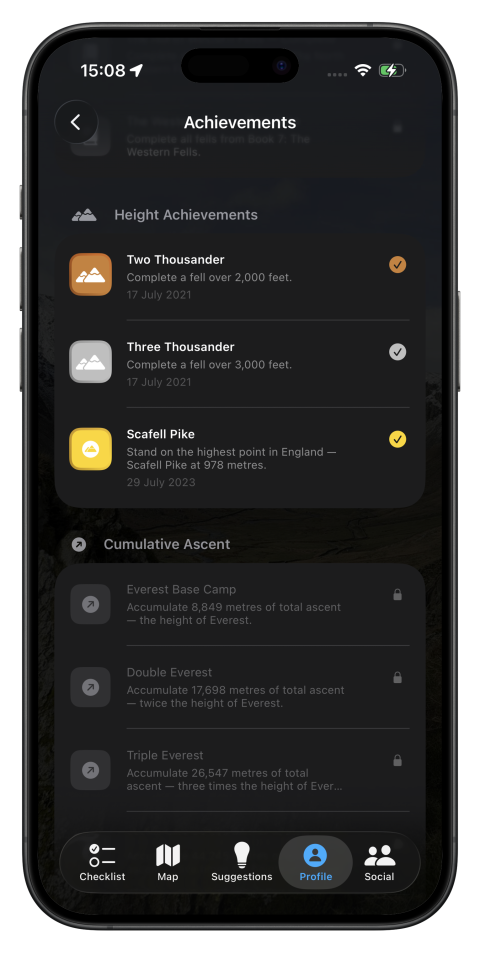
#> input picture images/detail-achievement-960w.webp, 960 x 1905 px (shown at 1/2 size)
$ python -i frame_screenshots.py   (imports and definitions only)
#> lines starting #> are read from the running program, lines starting #| are printed output that depends on the picture; after the words box and inside, x2 and y2 are one past the last pixel; in counts of white or black regions, pixels touching at a corner belong together
#> further down, picture is the input picture: PIL image 960x1905 RGBA; mean R, G, B, A 29, 29, 29, 218.8
#!/usr/bin/env python3
"""
frame_screenshots.py  —  Screenshot the Simulator (with device chrome) or composite into a frame PNG

── Recommended: capture the Simulator window as-is ──────────────────────────
  Navigate the Simulator to a screen, then:

    python3 tools/frame_screenshots.py --capture checklist --window --out-dir images/ --webp

  Uses macOS screencapture to grab the Simulator window including its rendered
  device chrome (Dynamic Island, buttons, bezel). No frame PNG needed.

── Alternative: composite into a downloaded frame PNG ───────────────────────
  Download a device frame PNG with a TRANSPARENT screen cutout from mockuphone.com
  and save as  tools/frame-dark.png  /  tools/frame-light.png, then:

    python3 tools/frame_screenshots.py --capture checklist --out-dir images/ --webp

── Other modes ───────────────────────────────────────────────────────────────
  Single file:
    python3 tools/frame_screenshots.py raw.png --style dark --window --out images/screen-foo.png --webp

  Batch:
    python3 tools/frame_screenshots.py --batch raw/ --out-dir images/ --style dark --webp

Output naming:
    dark   →  images/screen-{name}.png
    light  →  images/screen-{name}-light.png

Requirements:
    pip3 install Pillow
    Xcode command-line tools  (xcrun, used in --capture mode)
"""

import sys
import argparse
import subprocess
import tempfile
import time
from pathlib import Path
from typing import Optional

try:
    from PIL import Image
except ImportError:
    sys.exit("Pillow not found. Install with:  pip3 install Pillow")

SCRIPT_DIR = Path(__file__).parent


# ── Frame helpers ─────────────────────────────────────────────────────────────

def find_screen_bbox(frame: Image.Image):
    """
    Return (left, top, right, bottom) of the transparent screen cutout in the frame.
    Raises ValueError if no transparent region is found.
    """
    if frame.mode != 'RGBA':
        frame = frame.convert('RGBA')
    _, _, _, alpha = frame.split()
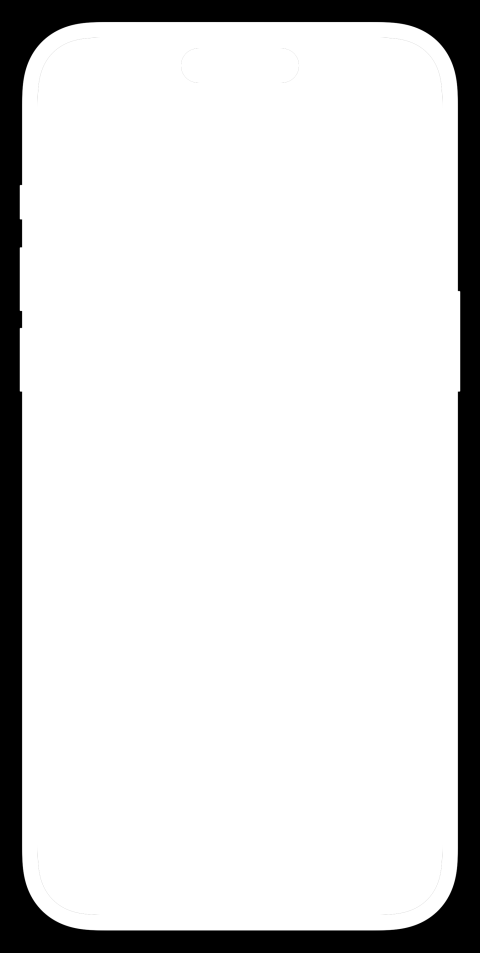
#> alpha: PIL image 960x1905 L (shown at 1/2 size); min 0, max 255, mean 218.8
    # Transparent pixels (alpha < 30) mark the screen area
    mask = alpha.point(lambda v: 255 if v < 30 else 0)
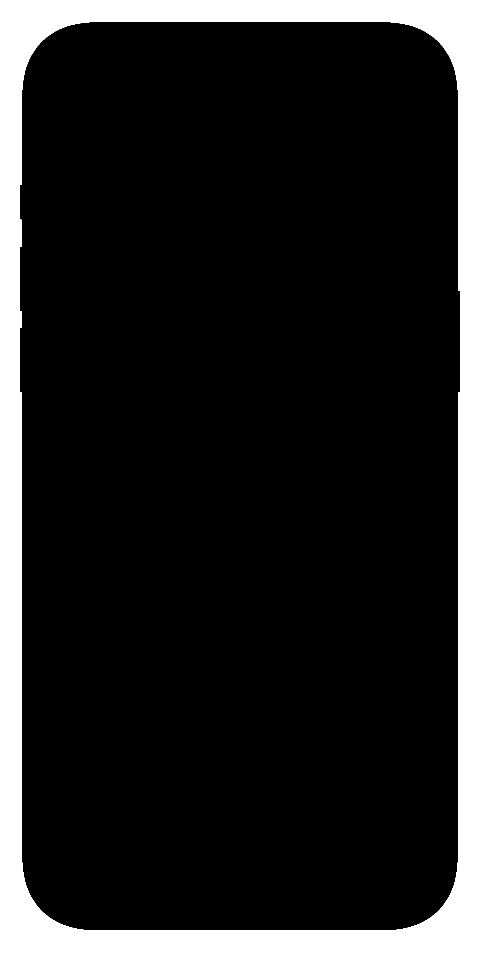
#> mask: PIL image 960x1905 L (shown at 1/2 size); 14.1% white; 1 white region, box (x1, y1, x2, y2) and area: (0, 0, 960, 1905) 257878
    bbox = mask.getbbox()
#> bbox = (0, 0, 960, 1905)
    if not bbox:
        raise ValueError(
            "No transparent screen area found in frame PNG.\n"
            "Make sure you downloaded a frame with a transparent screen cutout."
        )
    return bbox


# [69 lines left out: functions composite, resolve_frame, to_webp, _run, not called in this run]


def sim_get_appearance():
    return _run(['xcrun', 'simctl', 'ui', 'booted', 'appearance'])


def sim_set_appearance(mode):
    print(f"  appearance → {mode}")
    _run(['xcrun', 'simctl', 'ui', 'booted', 'appearance', mode])


def sim_screenshot(path: Path):
    _run(['xcrun', 'simctl', 'io', 'booted', 'screenshot', str(path)])


_SIM_STATUS_BAR_OVERRIDES = [
    '--time', '9:41',
    '--dataNetwork', 'wifi',
    '--wifiMode', 'active',
    '--wifiBars', '3',
    '--cellularMode', 'active',
    '--cellularBars', '4',
    '--batteryState', 'charged',
    '--batteryLevel', '100',
]


# [240 lines left out: functions sim_status_bar_set, sim_status_bar_clear, _sim_window_id, _crop_to_device, capture_sim_window, capture_and_frame and 1 more, not called in this run]


# [2 lines not run here, left out]

>>> from PIL import Image
>>> picture = Image.open('../images/detail-achievement-960w.webp')
>>> result = find_screen_bbox(picture)
#> result = (0, 0, 960, 1905)

$ run again, on images/detail-fell.png
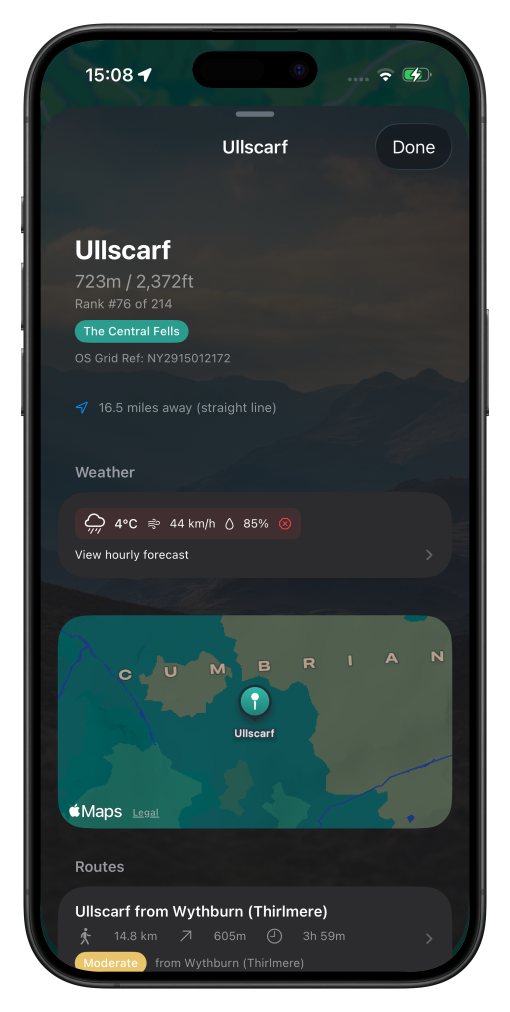
#> input picture images/detail-fell.png, 1530 x 3036 px (shown at 1/3 size)
#> picture is the input picture: PIL image 1530x3036 RGBA; mean R, G, B, A 36.3, 47.5, 47, 218.8
#> in find_screen_bbox, `_, _, _, alpha = frame.split()`:
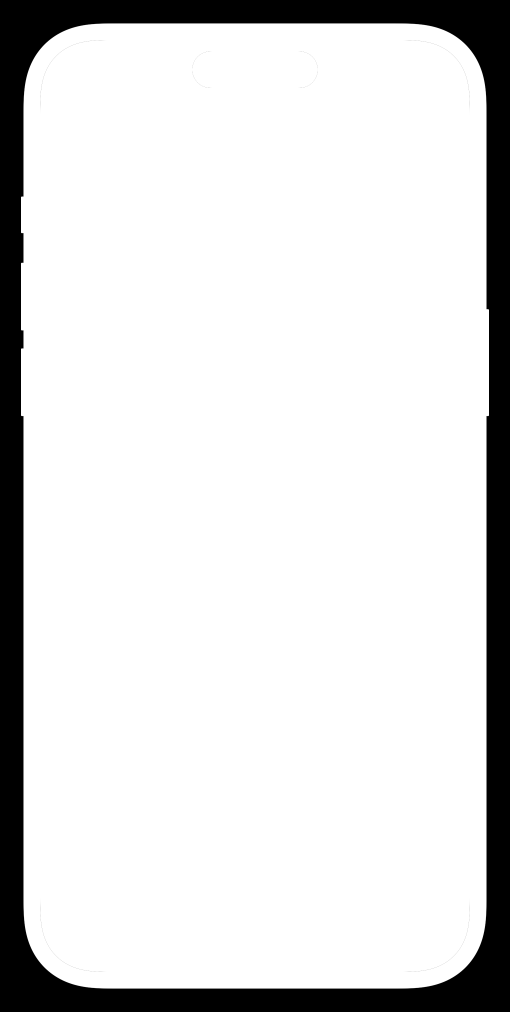
#> alpha: PIL image 1530x3036 L (shown at 1/3 size); min 0, max 255, mean 218.8
#> in find_screen_bbox, `mask = alpha.point(lambda v: 255 if v < 30 else 0)`:
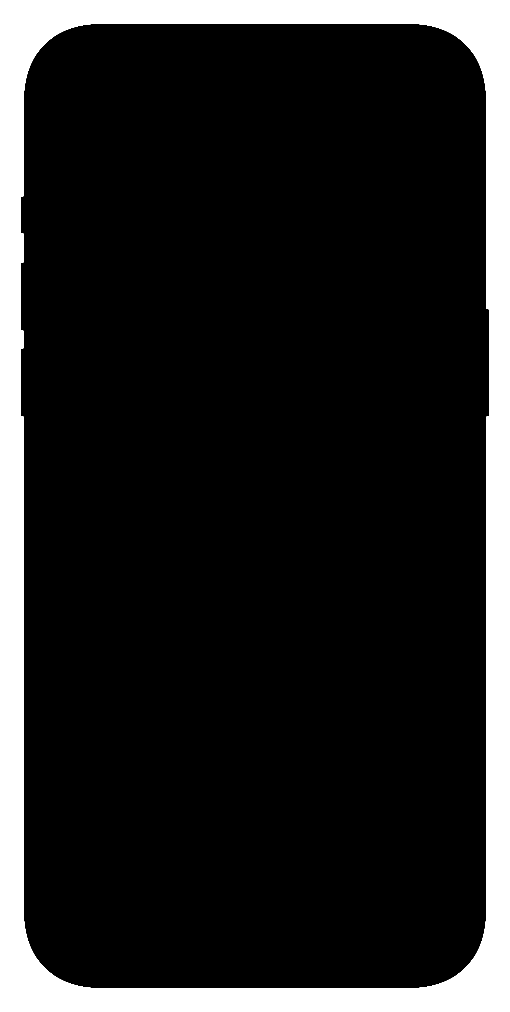
#> mask: PIL image 1530x3036 L (shown at 1/3 size); 14.1% white; 1 white region, box (x1, y1, x2, y2) and area: (0, 0, 1530, 3036) 655628
#> bbox = (0, 0, 1530, 3036)
